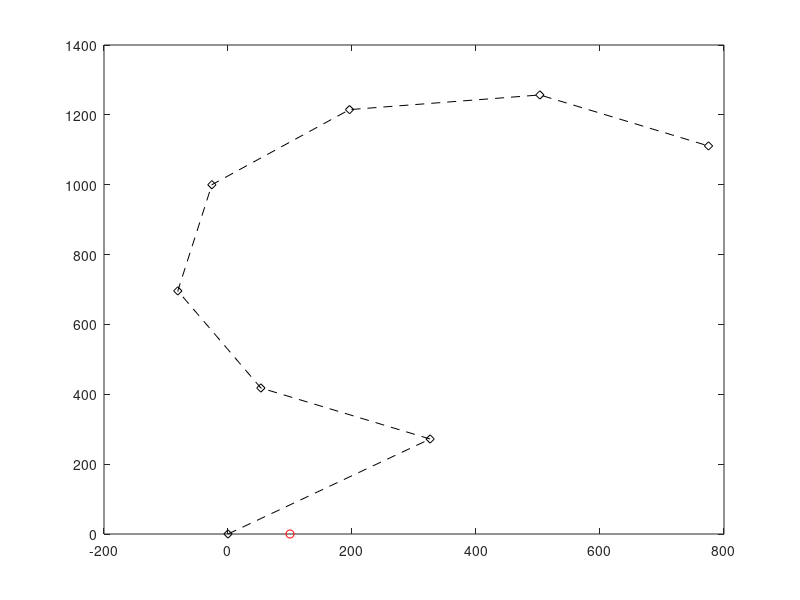

The MATLAB source for this figure: (Note: this script raises an error after producing the figure.)
clc; close all;  clear;
% define array of all waypoints

%anti-clockwise
% W = [0 0;
%     326 272;
%     633 314;
%     856 528;
%     910 833;
%     775 1111;
%     503 1257;
%     196 1215;
%     -26 1000;
%     -81 696;
%     53 418;
%     326 272];

W = [0 0;
    326 272;
    53 418;
    -81 696;
    -26 1000;
     196 1215;
     503 1257;
     775 1111];
%     910 833;
%     856 528;
%     633 314;
%     326 272];


     
    

p = [100,0]; % current position of drone
pinit = p;
pos = p; % array to store all positions over time
dis = 0;
goalRadius = 30; % radius within which waypoint is considered reached
psi = 90; % heading angle of drone
del = 50; % "look-ahead" distance
va = 15; % UAV airspeed
k = 1; % P Gain
Rmin = 0;%3*va; % Minimum turning radius
vw = 0; % Wind Velocity
psiw = 0; % Wind direction

figure(1)
plot(W(:,1), W(:,2),'k--d')
hold on
% xlim([-50 900])
% ylim([-100 1100])
plot(pinit(1),pinit(2),'ro')
hold on
 

for i=2:size(W,1) % loop through all rows of waypoint array
    targetWaypoint = W(i,:); % select next waypoint
    distanceToGoal = norm(p - targetWaypoint);
    %jj = 1;
    while(distanceToGoal > goalRadius) %    jj<6000
        [psidot, d] = carrotLine(W(i-1,:), W(i,:), p, psi, del, va, k, Rmin, vw, psiw);
        if psidot > 100
            psidot
        end
        dis = [dis;d];
        [psi,p] = updatePosition(p(1), p(2), va, psi, psidot, 0.01);
        pos = [pos;p];
%          plot(p(1), p(2), 'rx')
%          hold on
        distanceToGoal = norm(p - targetWaypoint);
        %jj = jj+1;
    end
end


 plot(pos(:,1), pos(:,2),'r')
 hold on


%figure(2)
%correct error plot
%plot(dis)
% 
%  plot(robotLocation(:,1), robotLocation(:,2),'k--d')
%  xlim([0 25])
%  ylim([0 25])
